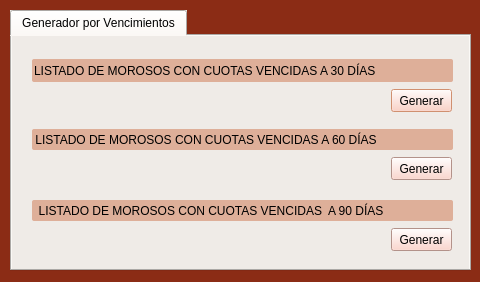
<?xml version="1.0" encoding="UTF-8"?>
<ui version="4.0">
 <class>form_cuotas_vencidas_30dias</class>
 <widget class="QDialog" name="form_cuotas_vencidas_30dias">
  <property name="geometry">
   <rect>
    <x>0</x>
    <y>0</y>
    <width>480</width>
    <height>282</height>
   </rect>
  </property>
  <property name="windowTitle">
   <string>Reportes Morosos</string>
  </property>
  <property name="styleSheet">
   <string notr="true">selection-background-color: rgb(255, 170, 127);
color: rgb(0, 0, 0);
font:  75 10Pt &quot;Century Schoolbook L&quot;;
background-color:rgb(139, 44, 21);

</string>
  </property>
  <widget class="QTabWidget" name="tabWidget">
   <property name="geometry">
    <rect>
     <x>10</x>
     <y>10</y>
     <width>461</width>
     <height>261</height>
    </rect>
   </property>
   <property name="palette">
    <palette>
     <active>
      <colorrole role="WindowText">
       <brush brushstyle="SolidPattern">
        <color alpha="255">
         <red>0</red>
         <green>0</green>
         <blue>0</blue>
        </color>
       </brush>
      </colorrole>
      <colorrole role="Button">
       <brush brushstyle="SolidPattern">
        <color alpha="255">
         <red>239</red>
         <green>235</green>
         <blue>231</blue>
        </color>
       </brush>
      </colorrole>
      <colorrole role="Text">
       <brush brushstyle="SolidPattern">
        <color alpha="255">
         <red>0</red>
         <green>0</green>
         <blue>0</blue>
        </color>
       </brush>
      </colorrole>
      <colorrole role="ButtonText">
       <brush brushstyle="SolidPattern">
        <color alpha="255">
         <red>0</red>
         <green>0</green>
         <blue>0</blue>
        </color>
       </brush>
      </colorrole>
      <colorrole role="Base">
       <brush brushstyle="SolidPattern">
        <color alpha="255">
         <red>225</red>
         <green>153</green>
         <blue>129</blue>
        </color>
       </brush>
      </colorrole>
      <colorrole role="Window">
       <brush brushstyle="SolidPattern">
        <color alpha="255">
         <red>238</red>
         <green>164</green>
         <blue>139</blue>
        </color>
       </brush>
      </colorrole>
      <colorrole role="Highlight">
       <brush brushstyle="SolidPattern">
        <color alpha="255">
         <red>255</red>
         <green>170</green>
         <blue>127</blue>
        </color>
       </brush>
      </colorrole>
     </active>
     <inactive>
      <colorrole role="WindowText">
       <brush brushstyle="SolidPattern">
        <color alpha="255">
         <red>0</red>
         <green>0</green>
         <blue>0</blue>
        </color>
       </brush>
      </colorrole>
      <colorrole role="Button">
       <brush brushstyle="SolidPattern">
        <color alpha="255">
         <red>239</red>
         <green>235</green>
         <blue>231</blue>
        </color>
       </brush>
      </colorrole>
      <colorrole role="Text">
       <brush brushstyle="SolidPattern">
        <color alpha="255">
         <red>0</red>
         <green>0</green>
         <blue>0</blue>
        </color>
       </brush>
      </colorrole>
      <colorrole role="ButtonText">
       <brush brushstyle="SolidPattern">
        <color alpha="255">
         <red>0</red>
         <green>0</green>
         <blue>0</blue>
        </color>
       </brush>
      </colorrole>
      <colorrole role="Base">
       <brush brushstyle="SolidPattern">
        <color alpha="255">
         <red>225</red>
         <green>153</green>
         <blue>129</blue>
        </color>
       </brush>
      </colorrole>
      <colorrole role="Window">
       <brush brushstyle="SolidPattern">
        <color alpha="255">
         <red>238</red>
         <green>164</green>
         <blue>139</blue>
        </color>
       </brush>
      </colorrole>
      <colorrole role="Highlight">
       <brush brushstyle="SolidPattern">
        <color alpha="255">
         <red>255</red>
         <green>170</green>
         <blue>127</blue>
        </color>
       </brush>
      </colorrole>
     </inactive>
     <disabled>
      <colorrole role="WindowText">
       <brush brushstyle="SolidPattern">
        <color alpha="255">
         <red>0</red>
         <green>0</green>
         <blue>0</blue>
        </color>
       </brush>
      </colorrole>
      <colorrole role="Button">
       <brush brushstyle="SolidPattern">
        <color alpha="255">
         <red>239</red>
         <green>235</green>
         <blue>231</blue>
        </color>
       </brush>
      </colorrole>
      <colorrole role="Text">
       <brush brushstyle="SolidPattern">
        <color alpha="255">
         <red>0</red>
         <green>0</green>
         <blue>0</blue>
        </color>
       </brush>
      </colorrole>
      <colorrole role="ButtonText">
       <brush brushstyle="SolidPattern">
        <color alpha="255">
         <red>0</red>
         <green>0</green>
         <blue>0</blue>
        </color>
       </brush>
      </colorrole>
      <colorrole role="Base">
       <brush brushstyle="SolidPattern">
        <color alpha="255">
         <red>238</red>
         <green>164</green>
         <blue>139</blue>
        </color>
       </brush>
      </colorrole>
      <colorrole role="Window">
       <brush brushstyle="SolidPattern">
        <color alpha="255">
         <red>238</red>
         <green>164</green>
         <blue>139</blue>
        </color>
       </brush>
      </colorrole>
      <colorrole role="Highlight">
       <brush brushstyle="SolidPattern">
        <color alpha="255">
         <red>255</red>
         <green>170</green>
         <blue>127</blue>
        </color>
       </brush>
      </colorrole>
     </disabled>
    </palette>
   </property>
   <property name="styleSheet">
    <string notr="true">background-color: rgb(239, 235, 231);

</string>
   </property>
   <property name="currentIndex">
    <number>0</number>
   </property>
   <widget class="QWidget" name="tab">
    <attribute name="icon">
     <iconset>
      <normaloff>Íconos/maquina-de-facturacion-electronica-con-escaner.png</normaloff>Íconos/maquina-de-facturacion-electronica-con-escaner.png</iconset>
    </attribute>
    <attribute name="title">
     <string>Generador por Vencimientos</string>
    </attribute>
    <widget class="QPushButton" name="boton_generar">
     <property name="geometry">
      <rect>
       <x>379</x>
       <y>53</y>
       <width>61</width>
       <height>23</height>
      </rect>
     </property>
     <property name="styleSheet">
      <string notr="true">background-color: rgb(251, 204, 193);</string>
     </property>
     <property name="text">
      <string>Generar</string>
     </property>
    </widget>
    <widget class="QLineEdit" name="lineEdit">
     <property name="enabled">
      <bool>false</bool>
     </property>
     <property name="geometry">
      <rect>
       <x>20</x>
       <y>23</y>
       <width>421</width>
       <height>23</height>
      </rect>
     </property>
     <property name="styleSheet">
      <string notr="true">background-color: rgb(222, 175, 153);
border-style: soid;
border-widht: 2px;
border-radius: 2px;
</string>
     </property>
     <property name="text">
      <string>LISTADO DE MOROSOS CON CUOTAS VENCIDAS A 30 DÍAS</string>
     </property>
    </widget>
    <widget class="QLabel" name="label_2">
     <property name="geometry">
      <rect>
       <x>20</x>
       <y>93</y>
       <width>421</width>
       <height>21</height>
      </rect>
     </property>
     <property name="styleSheet">
      <string notr="true">background-color: rgb(222, 175, 153);
border-style: soid;
border-widht: 2px;
border-radius: 2px;
</string>
     </property>
     <property name="text">
      <string> LISTADO DE MOROSOS CON CUOTAS VENCIDAS A 60 DÍAS</string>
     </property>
    </widget>
    <widget class="QPushButton" name="boton_generar_60_dias">
     <property name="geometry">
      <rect>
       <x>379</x>
       <y>121</y>
       <width>61</width>
       <height>23</height>
      </rect>
     </property>
     <property name="styleSheet">
      <string notr="true">background-color: rgb(251, 204, 193);</string>
     </property>
     <property name="text">
      <string>Generar</string>
     </property>
    </widget>
    <widget class="QLabel" name="label_3">
     <property name="geometry">
      <rect>
       <x>20</x>
       <y>164</y>
       <width>421</width>
       <height>21</height>
      </rect>
     </property>
     <property name="styleSheet">
      <string notr="true">background-color: rgb(222, 175, 153);
border-style: soid;
border-widht: 2px;
border-radius: 2px;
</string>
     </property>
     <property name="text">
      <string>  LISTADO DE MOROSOS CON CUOTAS VENCIDAS  A 90 DÍAS</string>
     </property>
    </widget>
    <widget class="QPushButton" name="boton_generar_90_dias">
     <property name="geometry">
      <rect>
       <x>379</x>
       <y>192</y>
       <width>61</width>
       <height>23</height>
      </rect>
     </property>
     <property name="styleSheet">
      <string notr="true">background-color: rgb(251, 204, 193);</string>
     </property>
     <property name="text">
      <string>Generar</string>
     </property>
    </widget>
   </widget>
  </widget>
 </widget>
 <resources/>
 <connections/>
</ui>
